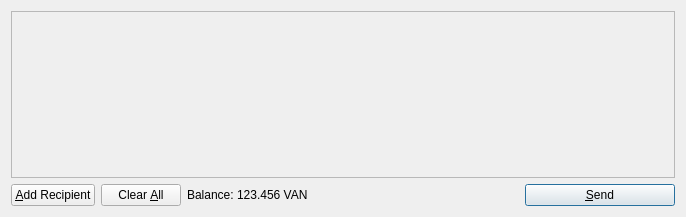
<?xml version="1.0" encoding="UTF-8"?>
<ui version="4.0">
 <class>SendCoinsDialog</class>
 <widget class="QDialog" name="SendCoinsDialog">
  <property name="geometry">
   <rect>
    <x>0</x>
    <y>0</y>
    <width>686</width>
    <height>217</height>
   </rect>
  </property>
  <property name="windowTitle">
   <string>Send Coins</string>
  </property>
  <layout class="QVBoxLayout" name="verticalLayout">
   <item>
    <widget class="QScrollArea" name="scrollArea">
     <property name="widgetResizable">
      <bool>true</bool>
     </property>
     <widget class="QWidget" name="scrollAreaWidgetContents">
      <property name="geometry">
       <rect>
        <x>0</x>
        <y>0</y>
        <width>666</width>
        <height>165</height>
       </rect>
      </property>
      <layout class="QVBoxLayout" name="verticalLayout_2">
       <property name="margin">
        <number>0</number>
       </property>
       <item>
        <layout class="QVBoxLayout" name="entries">
         <property name="spacing">
          <number>6</number>
         </property>
        </layout>
       </item>
       <item>
        <spacer name="verticalSpacer">
         <property name="orientation">
          <enum>Qt::Vertical</enum>
         </property>
         <property name="sizeHint" stdset="0">
          <size>
           <width>20</width>
           <height>40</height>
          </size>
         </property>
        </spacer>
       </item>
      </layout>
     </widget>
    </widget>
   </item>
   <item>
    <layout class="QHBoxLayout" name="horizontalLayout">
     <item>
      <widget class="QPushButton" name="addButton">
       <property name="toolTip">
        <string>Send to multiple recipients at once</string>
       </property>
       <property name="text">
        <string>&amp;Add Recipient</string>
       </property>
       <property name="icon">
        <iconset resource="../bitcoin.qrc">
         <normaloff>:/icons/add</normaloff>:/icons/add</iconset>
       </property>
       <property name="autoDefault">
        <bool>false</bool>
       </property>
      </widget>
     </item>
     <item>
      <widget class="QPushButton" name="clearButton">
       <property name="sizePolicy">
        <sizepolicy hsizetype="Minimum" vsizetype="Fixed">
         <horstretch>0</horstretch>
         <verstretch>0</verstretch>
        </sizepolicy>
       </property>
       <property name="toolTip">
        <string>Remove all transaction fields</string>
       </property>
       <property name="text">
        <string>Clear &amp;All</string>
       </property>
       <property name="icon">
        <iconset resource="../bitcoin.qrc">
         <normaloff>:/icons/remove</normaloff>:/icons/remove</iconset>
       </property>
       <property name="autoRepeatDelay">
        <number>300</number>
       </property>
       <property name="autoDefault">
        <bool>false</bool>
       </property>
      </widget>
     </item>
     <item>
      <layout class="QHBoxLayout" name="horizontalLayout_2">
       <property name="spacing">
        <number>3</number>
       </property>
       <item>
        <widget class="QLabel" name="label">
         <property name="text">
          <string>Balance:</string>
         </property>
        </widget>
       </item>
       <item>
        <widget class="QLabel" name="labelBalance">
         <property name="cursor">
          <cursorShape>IBeamCursor</cursorShape>
         </property>
         <property name="text">
          <string>123.456 VAN</string>
         </property>
         <property name="textInteractionFlags">
          <set>Qt::LinksAccessibleByMouse|Qt::TextSelectableByKeyboard|Qt::TextSelectableByMouse</set>
         </property>
        </widget>
       </item>
      </layout>
     </item>
     <item>
      <spacer name="horizontalSpacer">
       <property name="orientation">
        <enum>Qt::Horizontal</enum>
       </property>
       <property name="sizeHint" stdset="0">
        <size>
         <width>40</width>
         <height>20</height>
        </size>
       </property>
      </spacer>
     </item>
     <item>
      <widget class="QPushButton" name="sendButton">
       <property name="minimumSize">
        <size>
         <width>150</width>
         <height>0</height>
        </size>
       </property>
       <property name="toolTip">
        <string>Confirm the send action</string>
       </property>
       <property name="text">
        <string>&amp;Send</string>
       </property>
       <property name="icon">
        <iconset resource="../bitcoin.qrc">
         <normaloff>:/icons/send</normaloff>:/icons/send</iconset>
       </property>
       <property name="default">
        <bool>true</bool>
       </property>
      </widget>
     </item>
    </layout>
   </item>
  </layout>
 </widget>
 <resources>
  <include location="../bitcoin.qrc"/>
 </resources>
 <connections/>
</ui>
